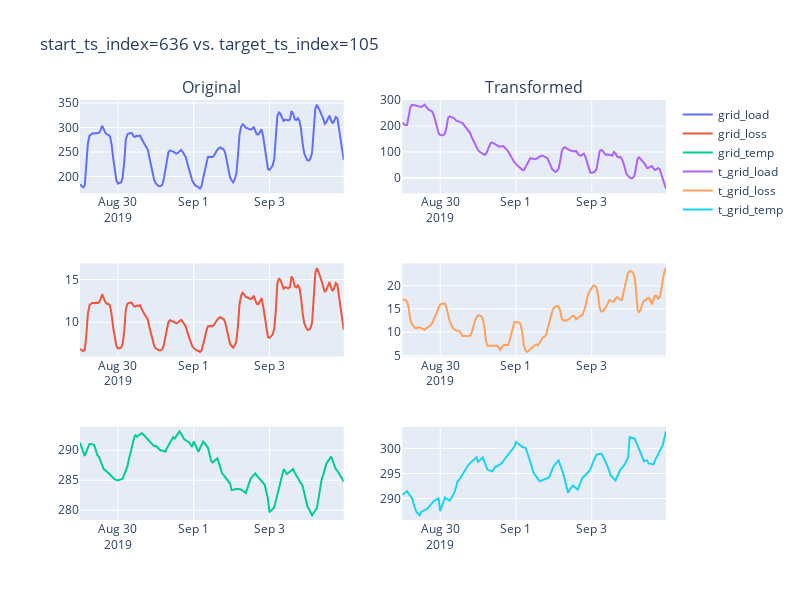

The cell this chart's notebook holds for it:
### Code cell
fig = make_subplots(rows=3, cols=2, subplot_titles=("Original", "Transformed"))
fig.add_trace(go.Line(x=data[start_ts_index].index, y=data[start_ts_index]["grid1-load"], name="grid_load"), row=1, col=1)
fig.add_trace(go.Line(x=data[start_ts_index].index, y=data[start_ts_index]["grid1-loss"], name="grid_loss"), row=2, col=1)
fig.add_trace(go.Line(x=data[start_ts_index].index, y=data[start_ts_index]["grid1-temp"], name="grid_temp"), row=3, col=1)
fig.add_trace(go.Line(x=data[start_ts_index].index, y=new_mts[0], name="t_grid_load"), row=1, col=2)
fig.add_trace(go.Line(x=data[start_ts_index].index, y=new_mts[1], name="t_grid_loss"), row=2, col=2)
fig.add_trace(go.Line(x=data[start_ts_index].index, y=new_mts[2], name="t_grid_temp"), row=3, col=2)
# fig.add_trace(go.Line(x=data[target_ts_index].index, y=data[target_ts_index]["grid1-load"], name="t_grid_load"), row=1, col=3)
# fig.add_trace(go.Line(x=data[target_ts_index].index, y=data[target_ts_index]["grid1-loss"], name="t_grid_loss"), row=2, col=3)
# fig.add_trace(go.Line(x=data[target_ts_index].index, y=data[target_ts_index]["grid1-temp"], name="t_grid_temp"), row=3, col=3)
fig.update_layout(height=600, width=800, title_text=f"{start_ts_index=} vs. {target_ts_index=}")
fig.show()

### Figure 1 — Plotly figure (JSON) as saved in the notebook; plotly's stock layout.template omitted (floating-point values rounded to 4 significant figures; data arrays with more than 128 entries replaced by an {"elided": "..."} marker saying what was removed)
{"data": [{"name": "grid_load", "type": "scatter", "x": {"elided": "168 str values"}, "xaxis": "x", "y": {"elided": "168 float values"}, "yaxis": "y"}, {"name": "grid_loss", "type": "scatter", "x": {"elided": "168 str values"}, "xaxis": "x3", "y": {"elided": "168 float values"}, "yaxis": "y3"}, {"name": "grid_temp", "type": "scatter", "x": {"elided": "168 str values"}, "xaxis": "x5", "y": {"elided": "168 float values"}, "yaxis": "y5"}, {"name": "t_grid_load", "type": "scatter", "x": {"elided": "168 str values"}, "xaxis": "x2", "y": {"elided": "168 float values"}, "yaxis": "y2"}, {"name": "t_grid_loss", "type": "scatter", "x": {"elided": "168 str values"}, "xaxis": "x4", "y": {"elided": "168 float values"}, "yaxis": "y4"}, {"name": "t_grid_temp", "type": "scatter", "x": {"elided": "168 str values"}, "xaxis": "x6", "y": {"elided": "168 float values"}, "yaxis": "y6"}], "layout": {"annotations": [{"font": {"size": 16}, "showarrow": false, "text": "Original", "x": 0.225, "xanchor": "center", "xref": "paper", "y": 1, "yanchor": "bottom", "yref": "paper"}, {"font": {"size": 16}, "showarrow": false, "text": "Transformed", "x": 0.775, "xanchor": "center", "xref": "paper", "y": 1, "yanchor": "bottom", "yref": "paper"}], "height": 600, "title": {"text": "start_ts_index=636 vs. target_ts_index=105"}, "width": 800, "xaxis": {"anchor": "y", "domain": [0, 0.45]}, "xaxis2": {"anchor": "y2", "domain": [0.55, 1]}, "xaxis3": {"anchor": "y3", "domain": [0, 0.45]}, "xaxis4": {"anchor": "y4", "domain": [0.55, 1]}, "xaxis5": {"anchor": "y5", "domain": [0, 0.45]}, "xaxis6": {"anchor": "y6", "domain": [0.55, 1]}, "yaxis": {"anchor": "x", "domain": [0.7778, 1]}, "yaxis2": {"anchor": "x2", "domain": [0.7778, 1]}, "yaxis3": {"anchor": "x3", "domain": [0.3889, 0.6111]}, "yaxis4": {"anchor": "x4", "domain": [0.3889, 0.6111]}, "yaxis5": {"anchor": "x5", "domain": [0, 0.2222]}, "yaxis6": {"anchor": "x6", "domain": [0, 0.2222]}}}
